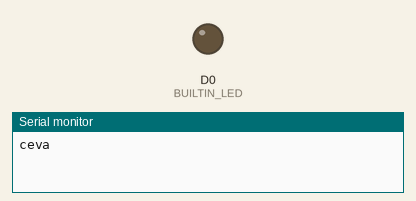
A sketch run on a simulated ESP8266 (NodeMCU). Shown: output pins drawn as LEDs (lit = HIGH), the last lines printed to the serial monitor.

Above: at 0.6 s.
At 17.1 s:
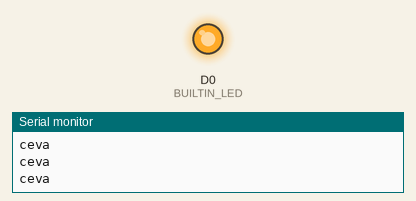
Timing chart, 0 to 35.6 s (numbered marks = the images above):
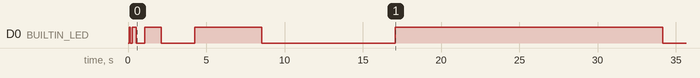

The sketch:

ESP8266_timer.ino
```cpp
#undef BUILTIN_LED

#define BUILTIN_LED D0

volatile int toggle;

void inline handler (void){
  toggle = (toggle == 1) ? 0 : 1;
  digitalWrite(BUILTIN_LED, toggle);
  timer0_write(ESP.getCycleCount() + 40000);
}

void setup() {
  Serial.begin(115200);
  pinMode(BUILTIN_LED, OUTPUT);

  noInterrupts();
  timer0_isr_init();
  timer0_attachInterrupt(handler);
  timer0_write(ESP.getCycleCount() + 40000);
  interrupts();
}

void loop() {
  Serial.println("ceva");
  delay(1000);
}
```
